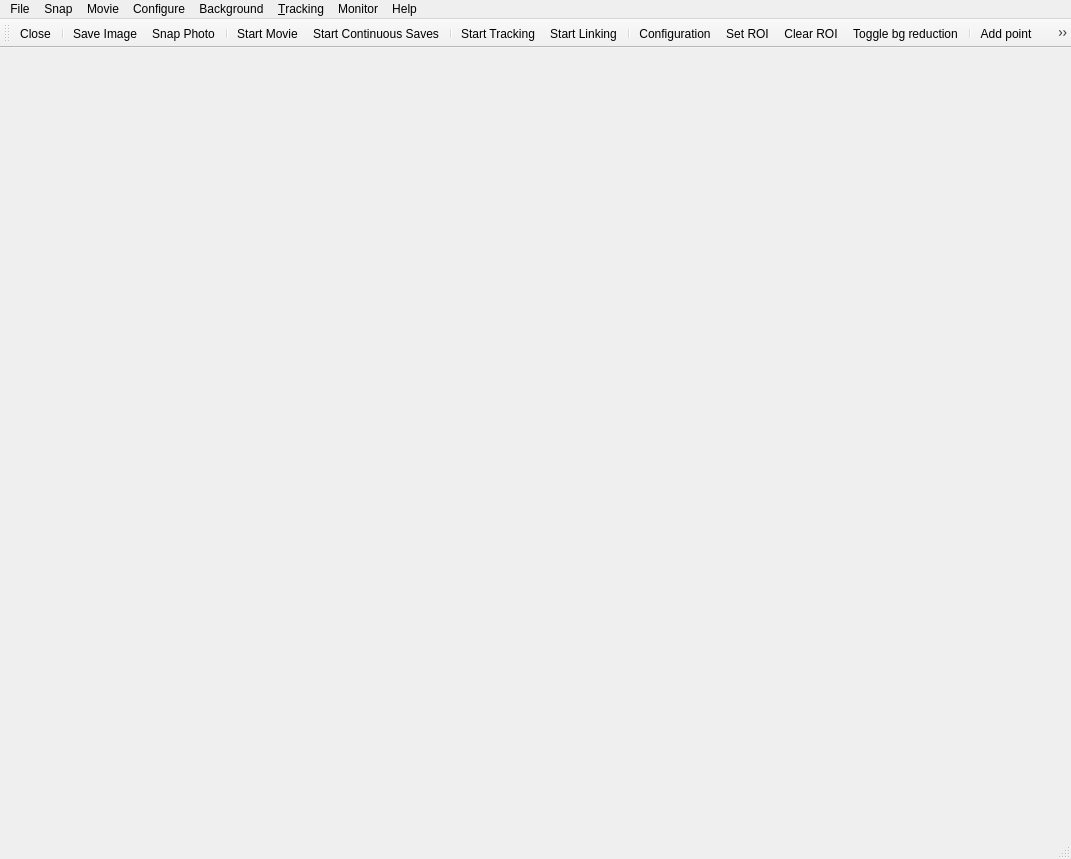
<?xml version="1.0" encoding="UTF-8"?>
<ui version="4.0">
 <class>MainWindow</class>
 <widget class="QMainWindow" name="MainWindow">
  <property name="geometry">
   <rect>
    <x>0</x>
    <y>0</y>
    <width>1071</width>
    <height>859</height>
   </rect>
  </property>
  <property name="minimumSize">
   <size>
    <width>800</width>
    <height>800</height>
   </size>
  </property>
  <property name="windowTitle">
   <string>PyNTA: Python Nanoparticle Tracking Analysis</string>
  </property>
  <property name="locale">
   <locale language="English" country="UnitedStates"/>
  </property>
  <property name="dockNestingEnabled">
   <bool>true</bool>
  </property>
  <widget class="QWidget" name="centralwidget">
   <property name="enabled">
    <bool>true</bool>
   </property>
   <layout class="QGridLayout" name="gridLayout">
    <item row="0" column="0">
     <widget class="AdcCaptureWidget" name="adc" native="true"/>
    </item>
   </layout>
  </widget>
  <widget class="QMenuBar" name="menubar">
   <property name="geometry">
    <rect>
     <x>0</x>
     <y>0</y>
     <width>1071</width>
     <height>21</height>
    </rect>
   </property>
   <widget class="QMenu" name="menuFile">
    <property name="enabled">
     <bool>true</bool>
    </property>
    <property name="title">
     <string>File</string>
    </property>
    <addaction name="actionLoad_Config"/>
    <addaction name="actionSave_Image"/>
    <addaction name="actionLoad_Data"/>
    <addaction name="actionClose"/>
   </widget>
   <widget class="QMenu" name="menuSnap">
    <property name="title">
     <string>Snap</string>
    </property>
    <addaction name="actionSnap_Photo"/>
   </widget>
   <widget class="QMenu" name="menuMovie">
    <property name="title">
     <string>Movie</string>
    </property>
    <addaction name="actionStart_Movie"/>
    <addaction name="actionStop_Movie"/>
    <addaction name="actionStart_Continuous_Saves"/>
    <addaction name="actionStop_Continuous_Saves"/>
   </widget>
   <widget class="QMenu" name="menuConfigure">
    <property name="title">
     <string>Configure</string>
    </property>
    <addaction name="actionSet_ROI"/>
    <addaction name="actionClear_ROI"/>
    <addaction name="actionConfiguration"/>
    <addaction name="actionInitialize_Camera"/>
    <addaction name="actionClose_Camera"/>
   </widget>
   <widget class="QMenu" name="menuBackground">
    <property name="title">
     <string>Background</string>
    </property>
    <addaction name="actionToggle_bg_reduction"/>
   </widget>
   <widget class="QMenu" name="menuTracking">
    <property name="title">
     <string>&amp;Tracking</string>
    </property>
    <addaction name="actionStart_Tracking"/>
    <addaction name="actionStop_Tracking"/>
    <addaction name="actionStart_Linking"/>
    <addaction name="actionStop_Linking"/>
    <addaction name="actionSave_Tracks"/>
    <addaction name="actionUpdate_Histogram"/>
    <addaction name="actionTracking_Config"/>
   </widget>
   <widget class="QMenu" name="menuHelp">
    <property name="title">
     <string>Help</string>
    </property>
    <addaction name="actionShow_Cheatsheet"/>
    <addaction name="actionAbout"/>
   </widget>
   <widget class="QMenu" name="menuMonitor">
    <property name="title">
     <string>Monitor</string>
    </property>
    <addaction name="actionAdd_Monitor_Point"/>
    <addaction name="actionClear_All"/>
   </widget>
   <addaction name="menuFile"/>
   <addaction name="menuSnap"/>
   <addaction name="menuMovie"/>
   <addaction name="menuConfigure"/>
   <addaction name="menuBackground"/>
   <addaction name="menuTracking"/>
   <addaction name="menuMonitor"/>
   <addaction name="menuHelp"/>
  </widget>
  <widget class="QToolBar" name="toolBar">
   <property name="windowTitle">
    <string>toolBar</string>
   </property>
   <attribute name="toolBarArea">
    <enum>TopToolBarArea</enum>
   </attribute>
   <attribute name="toolBarBreak">
    <bool>false</bool>
   </attribute>
   <addaction name="actionClose"/>
   <addaction name="separator"/>
   <addaction name="actionSave_Image"/>
   <addaction name="actionSnap_Photo"/>
   <addaction name="separator"/>
   <addaction name="actionStart_Movie"/>
   <addaction name="actionStart_Continuous_Saves"/>
   <addaction name="separator"/>
   <addaction name="actionStart_Tracking"/>
   <addaction name="actionStart_Linking"/>
   <addaction name="separator"/>
   <addaction name="actionConfiguration"/>
   <addaction name="actionSet_ROI"/>
   <addaction name="actionClear_ROI"/>
   <addaction name="actionToggle_bg_reduction"/>
   <addaction name="separator"/>
   <addaction name="actionAdd_Monitor_Point"/>
   <addaction name="actionClear_All"/>
  </widget>
  <widget class="QStatusBar" name="statusBar"/>
  <action name="actionLoad_Config">
   <property name="icon">
    <iconset resource="../resources.qrc">
     <normaloff>:/icon_/Icons/science-and-fiction_upload.svg</normaloff>:/icon_/Icons/science-and-fiction_upload.svg</iconset>
   </property>
   <property name="text">
    <string>Load Config</string>
   </property>
  </action>
  <action name="actionSave_Image">
   <property name="icon">
    <iconset resource="../resources.qrc">
     <normaloff>:/icon_/Icons/pictogram_save.svg</normaloff>:/icon_/Icons/pictogram_save.svg</iconset>
   </property>
   <property name="text">
    <string>Save Image</string>
   </property>
  </action>
  <action name="actionLoad_Data">
   <property name="icon">
    <iconset resource="../resources.qrc">
     <normaloff>:/icon_/Icons/pictogram_open.svg</normaloff>:/icon_/Icons/pictogram_open.svg</iconset>
   </property>
   <property name="text">
    <string>Load Data</string>
   </property>
  </action>
  <action name="actionSnap_Photo">
   <property name="icon">
    <iconset resource="../resources.qrc">
     <normaloff>:/icon_/Icons/science-and-fiction_capture.svg</normaloff>:/icon_/Icons/science-and-fiction_capture.svg</iconset>
   </property>
   <property name="text">
    <string>Snap Photo</string>
   </property>
  </action>
  <action name="actionStart_Movie">
   <property name="icon">
    <iconset resource="../resources.qrc">
     <normaloff>:/icon_/Icons/pictogram_record.svg</normaloff>:/icon_/Icons/pictogram_record.svg</iconset>
   </property>
   <property name="text">
    <string>Start Movie</string>
   </property>
  </action>
  <action name="actionStop_Movie">
   <property name="icon">
    <iconset resource="../resources.qrc">
     <normaloff>:/icon_/Icons/pictogram_record.svg</normaloff>:/icon_/Icons/pictogram_record.svg</iconset>
   </property>
   <property name="text">
    <string>Stop Movie</string>
   </property>
  </action>
  <action name="actionStart_Continuous_Saves">
   <property name="icon">
    <iconset resource="../resources.qrc">
     <normaloff>:/icon_/Icons/hatch_download.svg</normaloff>:/icon_/Icons/hatch_download.svg</iconset>
   </property>
   <property name="text">
    <string>Start Continuous Saves</string>
   </property>
  </action>
  <action name="actionStop_Continuous_Saves">
   <property name="icon">
    <iconset resource="../resources.qrc">
     <normaloff>:/icon_/Icons/hatch_download.svg</normaloff>:/icon_/Icons/hatch_download.svg</iconset>
   </property>
   <property name="text">
    <string>Stop Continuous Saves</string>
   </property>
  </action>
  <action name="actionSet_ROI">
   <property name="icon">
    <iconset resource="../resources.qrc">
     <normaloff>:/icon_/Icons/pictogram_crop.svg</normaloff>:/icon_/Icons/pictogram_crop.svg</iconset>
   </property>
   <property name="text">
    <string>Set ROI</string>
   </property>
  </action>
  <action name="actionClear_ROI">
   <property name="icon">
    <iconset resource="../resources.qrc">
     <normaloff>:/icon_/Icons/hatch_enlarge.svg</normaloff>:/icon_/Icons/hatch_enlarge.svg</iconset>
   </property>
   <property name="text">
    <string>Clear ROI</string>
   </property>
  </action>
  <action name="actionConfiguration">
   <property name="icon">
    <iconset resource="../resources.qrc">
     <normaloff>:/icon_/Icons/avocado_calibrate.svg</normaloff>:/icon_/Icons/avocado_calibrate.svg</iconset>
   </property>
   <property name="text">
    <string>Configuration</string>
   </property>
  </action>
  <action name="actionToggle_bg_reduction">
   <property name="icon">
    <iconset resource="../resources.qrc">
     <normaloff>:/icon_/Icons/duotone_edit.svg</normaloff>:/icon_/Icons/duotone_edit.svg</iconset>
   </property>
   <property name="text">
    <string>Toggle bg reduction</string>
   </property>
  </action>
  <action name="actionStart_Tracking">
   <property name="icon">
    <iconset resource="../resources.qrc">
     <normaloff>:/icon_/Icons/duotone_chart.svg</normaloff>:/icon_/Icons/duotone_chart.svg</iconset>
   </property>
   <property name="text">
    <string>Start Tracking</string>
   </property>
  </action>
  <action name="actionStart_Linking">
   <property name="icon">
    <iconset resource="../resources.qrc">
     <normaloff>:/icon_/Icons/pictogram_link.svg</normaloff>:/icon_/Icons/pictogram_link.svg</iconset>
   </property>
   <property name="text">
    <string>Start Linking</string>
   </property>
  </action>
  <action name="actionStop_Tracking">
   <property name="icon">
    <iconset resource="../resources.qrc">
     <normaloff>:/icon_/Icons/duotone_chart.svg</normaloff>:/icon_/Icons/duotone_chart.svg</iconset>
   </property>
   <property name="text">
    <string>Stop Tracking</string>
   </property>
  </action>
  <action name="actionStop_Linking">
   <property name="icon">
    <iconset resource="../resources.qrc">
     <normaloff>:/icon_/Icons/pictogram_link.svg</normaloff>:/icon_/Icons/pictogram_link.svg</iconset>
   </property>
   <property name="text">
    <string>Stop Linking</string>
   </property>
  </action>
  <action name="actionSave_Tracks">
   <property name="text">
    <string>Save Tracks</string>
   </property>
  </action>
  <action name="actionShow_Cheatsheet">
   <property name="icon">
    <iconset resource="../resources.qrc">
     <normaloff>:/icon_/Icons/sketchy_create.svg</normaloff>:/icon_/Icons/sketchy_create.svg</iconset>
   </property>
   <property name="text">
    <string>Show Cheatsheet</string>
   </property>
  </action>
  <action name="actionAbout">
   <property name="icon">
    <iconset resource="../resources.qrc">
     <normaloff>:/icon_/Icons/hatch_ask.svg</normaloff>:/icon_/Icons/hatch_ask.svg</iconset>
   </property>
   <property name="text">
    <string>About</string>
   </property>
  </action>
  <action name="actionClose">
   <property name="icon">
    <iconset resource="../resources.qrc">
     <normaloff>:/icon_/Icons/pictogram_close.svg</normaloff>:/icon_/Icons/pictogram_close.svg</iconset>
   </property>
   <property name="text">
    <string>Close</string>
   </property>
  </action>
  <action name="actionInitialize_Camera">
   <property name="text">
    <string>Initialize Camera</string>
   </property>
  </action>
  <action name="actionClose_Camera">
   <property name="text">
    <string>Close Camera</string>
   </property>
  </action>
  <action name="actionUpdate_Histogram">
   <property name="text">
    <string>Update Histogram</string>
   </property>
  </action>
  <action name="actionTracking_Config">
   <property name="text">
    <string>Config</string>
   </property>
  </action>
  <action name="actionAdd_Monitor_Point">
   <property name="icon">
    <iconset>
     <normaloff>../Icons/monitor_graph.svg</normaloff>../Icons/monitor_graph.svg</iconset>
   </property>
   <property name="text">
    <string>Add point</string>
   </property>
  </action>
  <action name="actionClear_All">
   <property name="icon">
    <iconset>
     <normaloff>../Icons/empty_graph.svg</normaloff>../Icons/empty_graph.svg</iconset>
   </property>
   <property name="text">
    <string>Clear all</string>
   </property>
  </action>
 </widget>
 <customwidgets>
  <customwidget>
   <class>AdcCaptureWidget</class>
   <extends>QWidget</extends>
   <header>pynta.view.GUI.adc_capture_widget</header>
   <container>1</container>
  </customwidget>
 </customwidgets>
 <resources>
  <include location="../resources.qrc"/>
 </resources>
 <connections/>
</ui>
